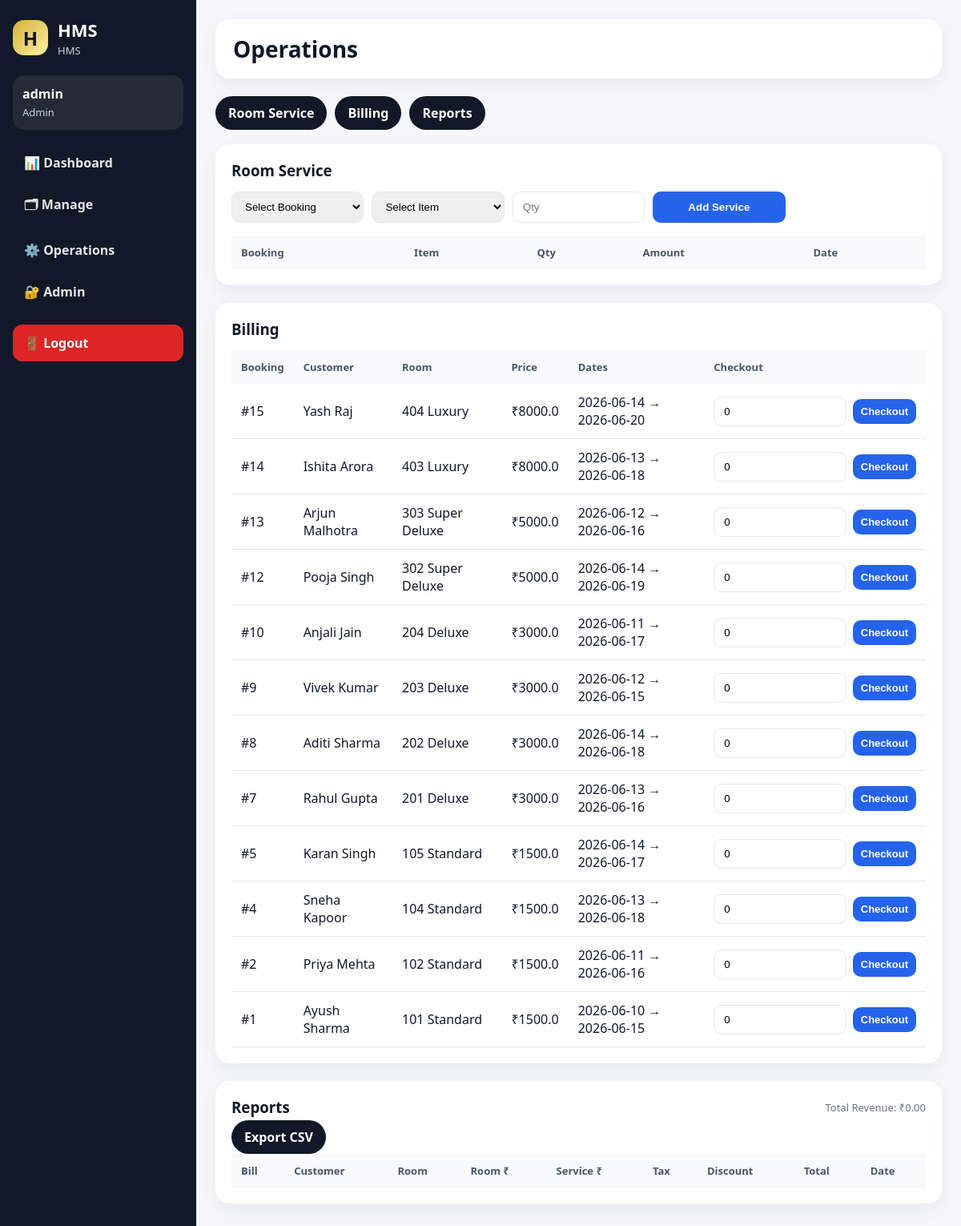
/operations (signed in), run on the app's committed database.
### tables this page shows
CREATE TABLE bookings(
        id INTEGER PRIMARY KEY AUTOINCREMENT,
        customer_id INTEGER,
        room_id INTEGER,
        checkin TEXT,
        checkout TEXT,
        status TEXT DEFAULT 'Active'
    );

CREATE TABLE customers(
        id INTEGER PRIMARY KEY AUTOINCREMENT,
        name TEXT,
        phone TEXT,
        email TEXT,
        id_proof TEXT,
        address TEXT
    );

CREATE TABLE rooms(
        id INTEGER PRIMARY KEY AUTOINCREMENT,
        room_no TEXT UNIQUE,
        category TEXT,
        price REAL,
        status TEXT DEFAULT 'Available'
    );

### app.py (the view)
@app.route("/operations")
def operations():
    active_bookings = query("""
        SELECT b.id, c.name, r.room_no
        FROM bookings b
        JOIN customers c ON b.customer_id=c.id
        JOIN rooms r ON b.room_id=r.id
        WHERE b.status='Active'
        ORDER BY b.id DESC
    """)
    items = query("SELECT * FROM inventory ORDER BY item_name")
    usage = query("""
        SELECT su.id, su.booking_id, i.item_name, su.quantity, su.amount, su.usage_date
        FROM service_usage su
        JOIN inventory i ON su.item_id=i.id
        ORDER BY su.id DESC
    """)
    billing_bookings = query("""
        SELECT b.id, c.name, c.phone, r.room_no, r.category, r.price, b.checkin, b.checkout
        FROM bookings b
        JOIN customers c ON b.customer_id=c.id
        JOIN rooms r ON b.room_id=r.id
        WHERE b.status='Active'
        ORDER BY b.id DESC
    """)
    bills = query("""
        SELECT bills.*, c.name, r.room_no
        FROM bills
        JOIN bookings b ON bills.booking_id=b.id
        JOIN customers c ON b.customer_id=c.id
        JOIN rooms r ON b.room_id=r.id
        ORDER BY bills.id DESC
    """)
    revenue = query("SELECT COALESCE(SUM(total),0) total FROM bills", one=True)["total"]
    return render_template(
        "operations.html",
        bookings=active_bookings,
        items=items,
        usage=usage,
        billing_bookings=billing_bookings,
        bills=bills,
        revenue=revenue
    )

### app.py (called while the page is built)
def get_db():
    conn = sqlite3.connect(DB_PATH)
    conn.row_factory = sqlite3.Row
    return conn

def query(sql, params=(), one=False, commit=False):
    conn = get_db()
    cur = conn.execute(sql, params)
    if commit:
        conn.commit()
        last_id = cur.lastrowid
        conn.close()
        return last_id
    rows = cur.fetchall()
    conn.close()
    return (rows[0] if rows else None) if one else rows

def is_logged_in():
    return "user_id" in session

@app.context_processor
def inject_user():
    return dict(app_name=APP_NAME, current_user=session)

@app.before_request
def require_login():
    if request.endpoint in ["login", "static"]:
        return
    if not is_logged_in():
        return redirect(url_for("login"))

### templates/operations.html (shortened to what this page needs)
{% extends "base.html" %}
{% set title = "Operations" %}
{% block content %}
<div class="quick-tabs">
    <a href="#service">Room Service</a>
    <a href="#billing">Billing</a>
    <a href="#reports">Reports</a>
</div>
<section id="service" class="panel section">
    <div class="panel-head"><h3>Room Service</h3></div>
    {% if bookings %}
    <form class="form-grid" method="post" action="{{ url_for('add_service') }}">
        <select name="booking_id" required>
            <option value="">Select Booking</option>
        </select>
        <select name="item_id" required>
            <option value="">Select Item</option>
        </select>
        <input type="number" name="quantity" min="1" placeholder="Qty" required>
        <button>Add Service</button>
    </form>
    {% else %}
    <p class="empty">No active booking found. Create a booking first.</p>
    {% endif %}
    <table>
        <tr><th>Booking</th><th>Item</th><th>Qty</th><th>Amount</th><th>Date</th></tr>
    </table>
</section>
<section id="billing" class="panel section">
    <div class="panel-head"><h3>Billing</h3></div>
    {% if billing_bookings %}
    <table>
        <tr><th>Booking</th><th>Customer</th><th>Room</th><th>Price</th><th>Dates</th><th>Checkout</th></tr>
        {% for b in billing_bookings %}
        <tr>
            <td>#{{ b.id }}</td>
            <td>{{ b.name }}</td>
            <td>{{ b.room_no }} {{ b.category }}</td>
            <td>₹{{ b.price }}</td>
            <td>{{ b.checkin }} → {{ b.checkout }}</td>
            <td>
                <form class="inline-form" method="post" action="{{ url_for('checkout', booking_id=b.id) }}">
                    <input name="discount" type="number" min="0" value="0">
                    <button class="small-btn">Checkout</button>
                </form>
            </td>
        </tr>
        {% endfor %}
    </table>
    {% else %}
    <p class="empty">No active bookings available for checkout.</p>
    {% endif %}
</section>
<section id="reports" class="panel section">
    <div class="panel-head">
        <h3>Reports</h3>
        <span>Total Revenue: ₹{{ "%.2f"|format(revenue) }}</span>
    </div>
    <a class="export-btn" href="{{ url_for('export_reports') }}">Export CSV</a>
    <table>
        <tr><th>Bill</th><th>Customer</th><th>Room</th><th>Room ₹</th><th>Service ₹</th><th>Tax</th><th>Discount</th><th>Total</th><th>Date</th></tr>
    </table>
</section>
{% endblock %}

### static/css/style.css (style rules this page uses)
:root { --bg: #f5f7fb; --card: #ffffff; --dark: #111827; --muted: #6b7280; --border: #e5e7eb; --blue: #2563eb; --green: #16a34a; --red: #dc2626; --purple: #7c3aed; --gold: #d4af37; }
* { box-sizing: border-box; }
body { margin: 0; background: var(--bg); font-family: "Segoe UI", Arial, sans-serif; color: var(--dark); }
.panel { background: white; padding: 20px; border-radius: 18px; box-shadow: 0 8px 25px rgba(15,23,42,0.06); margin-bottom: 22px; overflow-x: auto; }
.panel-head { display: flex; justify-content: space-between; align-items: center; margin-bottom: 14px; }
.panel-head h3 { margin: 0; }
.panel-head span { color: var(--muted); font-size: 13px; }
.quick-tabs { display: flex; gap: 10px; flex-wrap: wrap; margin-bottom: 18px; }
.quick-tabs a, .export-btn { background: #111827; color: white; text-decoration: none; padding: 10px 16px; border-radius: 999px; font-weight: 700; }
.section { scroll-margin-top: 20px; }
.form-grid { display: grid; grid-template-columns: repeat(5, minmax(120px, 1fr)); gap: 10px; margin-bottom: 16px; }
input, select { padding: 10px 12px; border: 1px solid var(--border); border-radius: 10px; width: 100%; }
button { background: #2563eb; color: white; border: none; padding: 10px 14px; border-radius: 10px; cursor: pointer; font-weight: 700; }
.small-btn { padding: 8px 10px; font-size: 13px; }
.inline-form { display: flex; gap: 8px; align-items: center; }
.inline-form input { min-width: 80px; }
table { width: 100%; border-collapse: collapse; margin-top: 10px; }
th { background: #f8fafc; color: #475569; text-align: left; padding: 12px; font-size: 13px; }
td { border-bottom: 1px solid var(--border); padding: 12px; vertical-align: middle; }

### data on the page
bookings: id "15", name "Yash Raj", room_no "404", category "Luxury", price "8000.0", checkin "2026-06-14", checkout "2026-06-20"
bookings: id "14", name "Ishita Arora", room_no "403", category "Luxury", price "8000.0", checkin "2026-06-13", checkout "2026-06-18"
bookings: id "13", name "Arjun Malhotra", room_no "303", category "Super Deluxe", price "5000.0", checkin "2026-06-12", checkout "2026-06-16"
bookings: id "12", name "Pooja Singh", room_no "302", category "Super Deluxe", price "5000.0", checkin "2026-06-14", checkout "2026-06-19"
bookings: id "10", name "Anjali Jain", room_no "204", category "Deluxe", price "3000.0", checkin "2026-06-11", checkout "2026-06-17"
bookings: id "9", name "Vivek Kumar", room_no "203", category "Deluxe", price "3000.0", checkin "2026-06-12", checkout "2026-06-15"
bookings: id "8", name "Aditi Sharma", room_no "202", category "Deluxe", price "3000.0", checkin "2026-06-14", checkout "2026-06-18"
bookings: id "7", name "Rahul Gupta", room_no "201", category "Deluxe", price "3000.0", checkin "2026-06-13", checkout "2026-06-16"
bookings: id "5", name "Karan Singh", room_no "105", category "Standard", price "1500.0", checkin "2026-06-14", checkout "2026-06-17"
bookings: id "4", name "Sneha Kapoor", room_no "104", category "Standard", price "1500.0", checkin "2026-06-13", checkout "2026-06-18"
bookings: id "2", name "Priya Mehta", room_no "102", category "Standard", price "1500.0", checkin "2026-06-11", checkout "2026-06-16"
bookings: id "1", name "Ayush Sharma", room_no "101", category "Standard", price "1500.0", checkin "2026-06-10", checkout "2026-06-15"

### other printed values
{{ app_name }} "HMS"
{{ current_user.username }} "admin"
{{ current_user.role }} "Admin"
{{ title or app_name }} "Operations"
{{ "%.2f"|format(revenue) }} "0.00"
